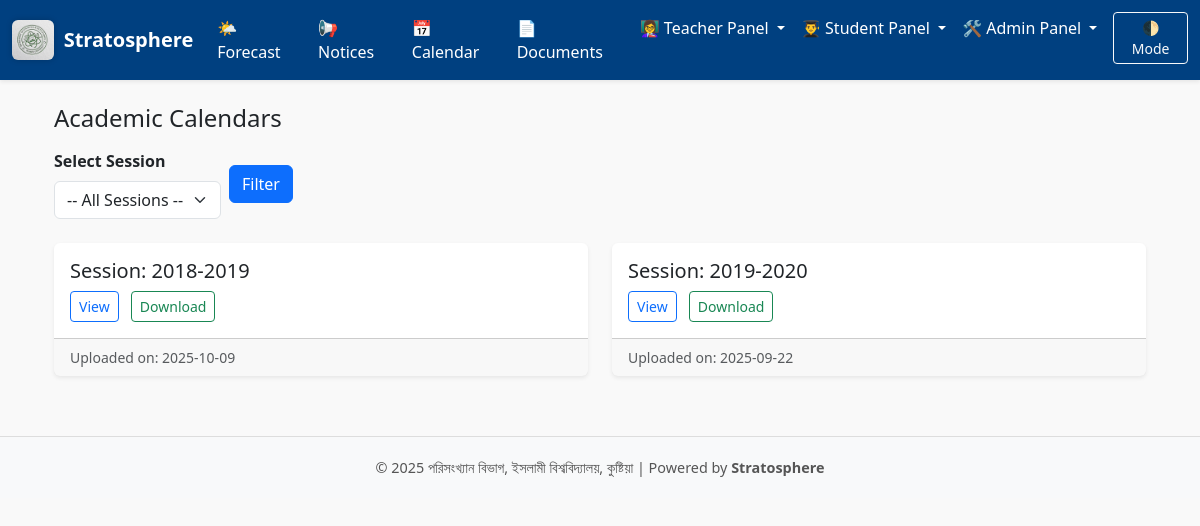
/calendar, run on the app's committed database.
### models.py (models this page shows, shortened)
class CalendarUpload(db.Model):
    __tablename__ = "calendar_upload"
    id = db.Column(db.Integer, primary_key=True)
    session = db.Column(db.String(20), unique=True, nullable=False)
    filename = db.Column(db.String(150), nullable=False)
    uploaded_at = db.Column(db.DateTime, default=datetime.utcnow)

### routes/public_routes.py (the view)
@public_routes.route("/calendar", methods=["GET", "POST"])
def calendar_list():
    all_sessions = [c.session for c in CalendarUpload.query.order_by(CalendarUpload.session).all()]
    selected_session = None
    if request.method == "POST":
        selected_session = request.form.get("session")
        calendars = CalendarUpload.query.filter_by(session=selected_session).order_by(CalendarUpload.session).all()
    else:
        calendars = CalendarUpload.query.order_by(CalendarUpload.session).all()
    return render_template("public/calendar_list.html", calendars=calendars, sessions=all_sessions, selected_session=selected_session)

### templates/public/calendar_list.html (shortened to what this page needs)
{% extends "base.html" %}
{% block content %}
<div class="container mt-4">
  <h4 class="mb-3">Academic Calendars</h4>
  <form method="POST" class="mb-4">
    <div class="row g-2 align-items-center">
      <div class="col-auto">
        <label for="session" class="form-label fw-semibold">Select Session</label>
        <select name="session" id="session" class="form-select">
          <option value="">-- All Sessions --</option>
        </select>
      </div>
      <div class="col-auto">
        <button type="submit" class="btn btn-primary">Filter</button>
      </div>
    </div>
  </form>
  {% if calendars %}
    <div class="row row-cols-1 row-cols-md-2 g-4">
      {% for cal in calendars %}
        <div class="col">
          <div class="card h-100 shadow-sm border-0">
            <div class="card-body">
              <h5 class="card-title">Session: {{ cal.session }}</h5>
              <a href="{{ url_for('static', filename='uploads/calendars/' ~ cal.filename) }}"
                 target="_blank" class="btn btn-outline-primary btn-sm">View</a>
              <a href="{{ url_for('static', filename='uploads/calendars/' ~ cal.filename) }}"
                 download class="btn btn-outline-success btn-sm ms-2">Download</a>
            </div>
            <div class="card-footer text-muted small">
              Uploaded on: {{ cal.uploaded_at.strftime('%Y-%m-%d') }}
            </div>
          </div>
        </div>
      {% endfor %}
    </div>
  {% else %}
    <div class="alert alert-warning text-center mt-4">
      No calendars found.
    </div>
  {% endif %}
</div>
{% endblock %}

### templates/base.html (style rules this page uses)
body { font-family: 'Segoe UI', sans-serif; background-color: #f9f9f9; transition: background 0.3s, color 0.3s; }

### data on the page
CalendarUpload: session "2018-2019", uploaded_at "2025-10-09"
CalendarUpload: session "2019-2020", uploaded_at "2025-09-22"
